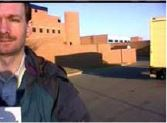
%> input picture experiments/paper3.JPG, 167 x 123 px
$ octave faceDetection.m   (GNU Octave 9; MATLAB toolbox functions it lacks are replaced by stand-ins)
%> lines starting %> are read from the running program, lines starting %| are printed output that depends on the picture; in (x1, y1, x2, y2) boxes, pixels count from 0 and x2, y2 are one past the last pixel; in counts of white or black regions, pixels touching at a corner belong together; the program's own positions count from 1
clc
clear all

I=imread('paper3.jpg');
%> I is the input picture: size 123x167x3 uint8; mean R, G, B 135.9, 118.7, 111.9
I=imresize(I,[260 260]);
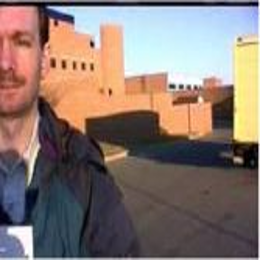
%> I: size 260x260x3 uint8; mean R, G, B 135.9, 118.8, 112
subplot(1,3,1);
imshow(I);
r=I(:,:,1);
g=I(:,:,2);
b=I(:,:,3);
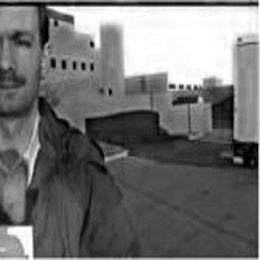
%> b: size 260x260 uint8; min 0, max 255, mean 112

hsv = rgb2hsv(I);
%> hsv: size 260x260x3 double; mean H, S, V 0.375, 0.319, 0.579
hsv=imresize(hsv,[260 260]);
%> hsv: size 260x260x3 double; mean H, S, V 0.375, 0.319, 0.579
h = hsv(:,:,1);
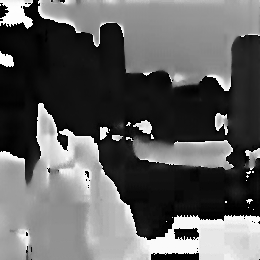
%> h: size 260x260 double; min 0, max 0.998, mean 0.375
s = hsv(:,:,2);
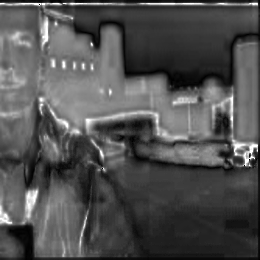
%> s: size 260x260 double; min 0, max 1, mean 0.319
v = hsv(:,:,3);
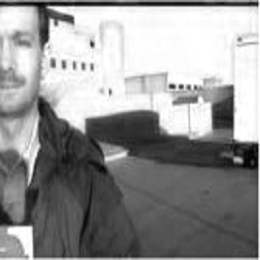
%> v: size 260x260 double; min 0, max 1, mean 0.579
for i=1:260
    for j=1:260

  % if r(i,j)>95 & g(i,j)>40 & b(i,j)>20 & max(r(i,j),max(g(i,j),b(i,j)))-min(r(i,j),min(g(i,j),b(i,j)))>15 & abs(r(i,j)-g(i,j))>15 & r(i,j)>g(i,j)  & r(i,j)>b(i,j)

    if h(i,j)>=0.0 & h(i,j)<=50.0 & 0.23<=s(i,j) & s(i,j)<=0.68 & r(i,j)>95 & g(i,j)>40 && b(i,j)>20 & r(i,j)>g(i,j) & r(i,j)>b(i,j) & abs(r(i,j)-g(i,j))>15 & max(r(i,j),max(g(i,j),b(i,j)))-min(r(i,j),min(g(i,j),b(i,j)))>15
        ans(i,j)=1;

        aa=30;
%       if (r(i,j) - (g(i,j)+b(i,j))>aa) || (g(i,j) - (r(i,j)+b(i,j))>aa) || (b(i,j) - (r(i,j)+g(i,j))>aa)
%           ans(i,j)=0;
%       end

    else ans(i,j)=0;
    end

    end
end
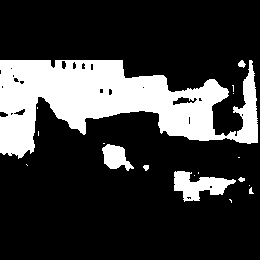
%> ans: size 260x260 double; values 0 (black) and 1 (white), 22.5% white; 18 white regions (11 under 20 px), largest, box (x1, y1, x2, y2) and area: (0, 60, 258, 159) 13526, (174, 171, 236, 202) 999, (102, 144, 134, 171) 513
%> after the loop, aa = 30
subplot(1,3,2);
imshow(ans);

for i=1:260
    for j=1:260

  % if r(i,j)>95 & g(i,j)>40 & b(i,j)>20 & max(r(i,j),max(g(i,j),b(i,j)))-min(r(i,j),min(g(i,j),b(i,j)))>15 & abs(r(i,j)-g(i,j))>15 & r(i,j)>g(i,j)  & r(i,j)>b(i,j)

    if h(i,j)>=0.0 & h(i,j)<=50.0 & 0.23<=s(i,j) & s(i,j)<=0.68 & r(i,j)>95 & g(i,j)>40 & b(i,j)>20 & r(i,j)>g(i,j) & r(i,j)>b(i,j) & abs(r(i,j)-g(i,j))>15 & max(r(i,j),max(g(i,j),b(i,j)))-min(r(i,j),min(g(i,j),b(i,j)))>15
        ans(i,j)=1;

        aa=30;
      if (r(i,j) - (g(i,j)+b(i,j))>aa) || (g(i,j) - (r(i,j)+b(i,j))>aa) || (b(i,j) - (r(i,j)+g(i,j))>aa)
          ans(i,j)=0;
      end

    else ans(i,j)=0;
    end

    end
end
%> ans: size 260x260 double; values 0 (black) and 1 (white), 22.4% white; 18 white regions (11 under 20 px), largest, box (x1, y1, x2, y2) and area: (0, 60, 258, 159) 13515, (174, 171, 236, 202) 999, (102, 144, 134, 171) 513
%ans = medfilt2(ans, [2 2]);
%ans= imfill(ans,'holes');
subplot(1,3,3);
imshow(ans);
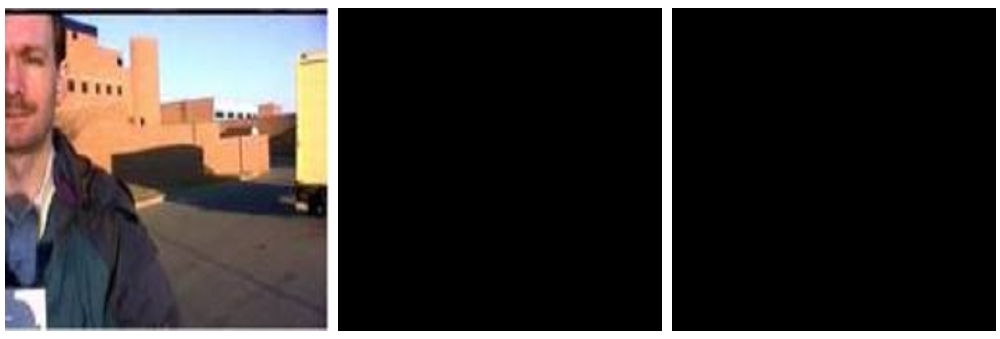
%> figure redrawn from the program's plot data, 3 panels

$ run again, with experiments/paper1.JPG copied over experiments/paper3.JPG
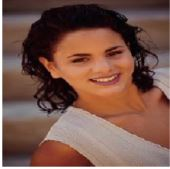
%> input picture experiments/paper1.JPG, 170 x 169 px
%> I is the input picture: size 169x170x3 uint8; mean R, G, B 121.3, 85.5, 74.5
%> I: size 260x260x3 uint8
%> after the loop `for i=1:260`:
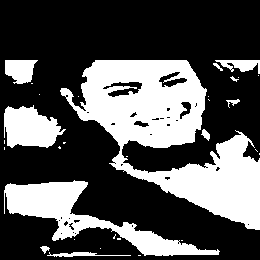
%> ans: size 260x260 double; values 0 (black) and 1 (white), 33.3% white; 31 white regions (20 under 20 px), largest, box (x1, y1, x2, y2) and area: (60, 60, 260, 230) 14602, (4, 180, 220, 256) 4657, (4, 105, 66, 148) 1833
%> after the loop `for i=1:260`: aa = 30
%> `imshow(ans);`:
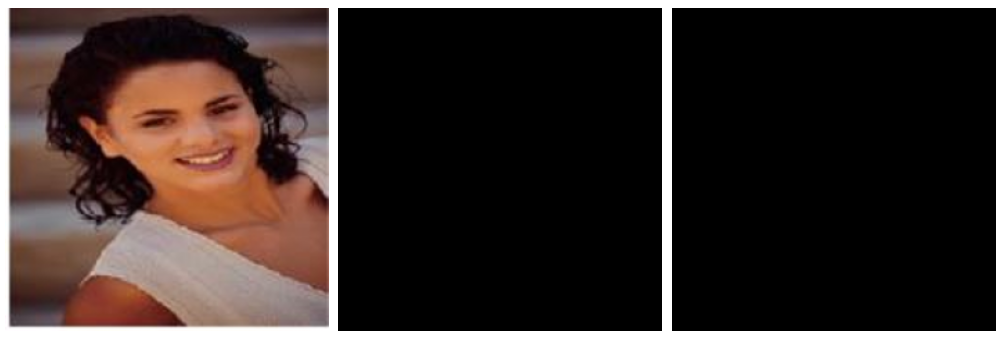
%> figure redrawn from the program's plot data, 3 panels

$ run again, with experiments/paper2.JPG copied over experiments/paper3.JPG
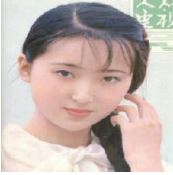
%> input picture experiments/paper2.JPG, 173 x 175 px
%> I is the input picture: size 175x173x3 uint8; mean R, G, B 195.7, 180.3, 174.5
%> I: size 260x260x3 uint8
%> after the loop `for i=1:260`:
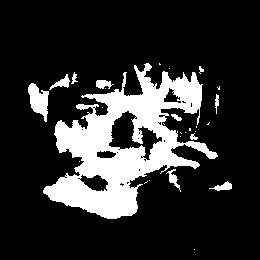
%> ans: size 260x260 double; values 0 (black) and 1 (white), 18.3% white; 28 white regions (17 under 20 px), largest, box (x1, y1, x2, y2) and area: (43, 63, 218, 219) 11206, (28, 83, 49, 122) 475, (49, 74, 70, 90) 126
%> after the loop `for i=1:260`: aa = 30
%> `imshow(ans);`:
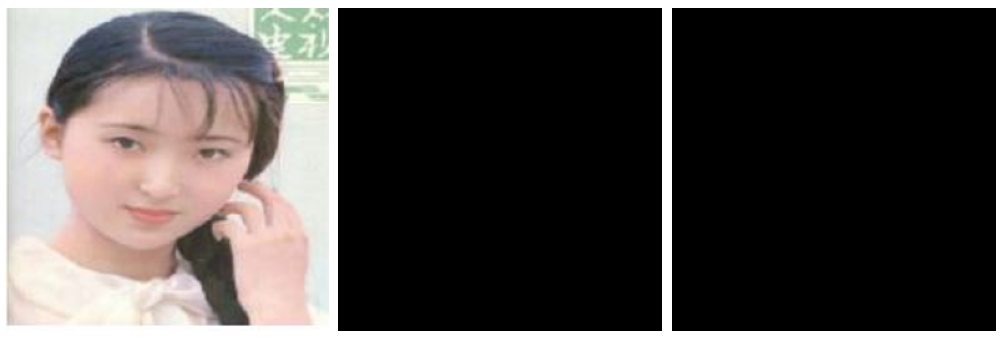
%> figure redrawn from the program's plot data, 3 panels
